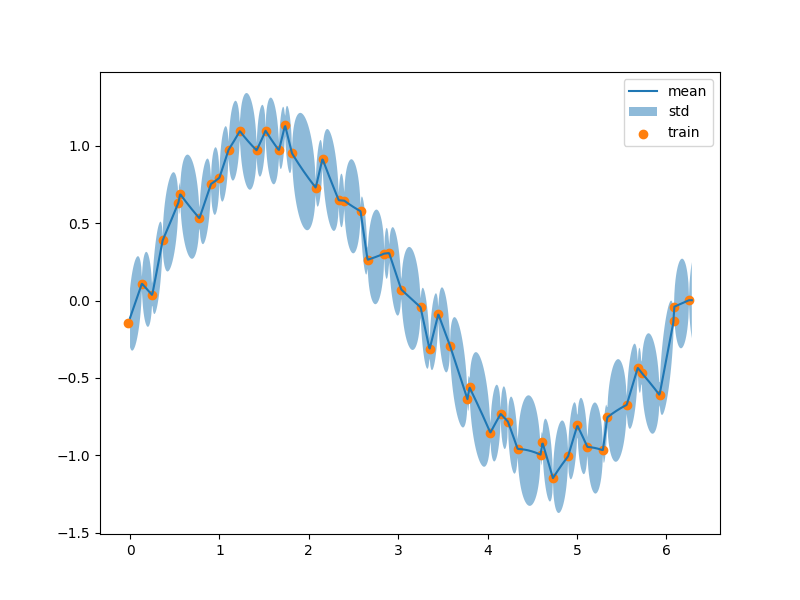

The Python source for this figure:
"""ガウス過程回帰の実装
"""
import numpy as np
import matplotlib.pyplot as plt


def rbf(theta_1: float, theta_2: float):
    """動径基底関数カーネルを作成する

    $
    f(x, y) = θ1 * exp(- |x - y| / θ2)
    $

    Args:
        theta_1 (float): θ1
        theta_2 (float): θ2

    Returns:
        callable[(float, float), float]: 動径基底関数
    """
    return lambda x, y: theta_1 * np.exp(- np.abs(x - y) / theta_2)


class GaussianProcessRegression:
    """ガウス過程回帰を行う
    """

    def __init__(self, kernel: callable):
        # カーネル関数
        self.kernel = kernel
        # 共分散行列
        self.K = None
        # 共分散行列の逆行列
        self.Kinv = None
        # trainデータ
        self.x_train = None
        self.y_train = None
        self.N = None

    def fit(self, x_train, y_train):
        # trainデータの保存
        self.x_train = x_train
        self.y_train = y_train
        self.N = len(x_train)

        K = np.zeros((self.N, self.N))

        # グリッドを生成
        row, col = np.meshgrid(x_train, x_train)

        # 共分散行列を計算
        K = self.kernel(row, col)

        # 逆行列を計算
        Kinv = np.linalg.inv(K)

        self.K = K
        self.Kinv = Kinv

    def predict(self, x):
        row, col = np.meshgrid(x, self.x_train)

        kx = self.kernel(row, col)

        # 予測値の平均
        mu = kx.T @ self.Kinv @ self.y_train

        # 予測値の分散
        var = self.kernel(x.T, x) - (kx.T @ self.Kinv @ kx)

        return mu, var


if __name__ == "__main__":
    import matplotlib.pyplot as plt

    # RBFカーネル
    kernel = rbf(1, 1)

    # GPR
    gpr = GaussianProcessRegression(kernel)

    # テストデータ
    x = np.linspace(0, 2 * np.pi, 50) + np.random.normal(0, 0.05, 50)
    y = np.sin(x) + np.random.normal(0, 0.1, 50)

    gpr.fit(x, y)

    # 予測
    x_test = np.linspace(0, 2 * np.pi, 1000)
    mu, var = gpr.predict(x_test)

    sigma = np.sqrt(var.diagonal())

    fig, ax = plt.subplots(figsize=(8, 6), dpi=100)

    ax.plot(x_test, mu, label="mean")
    ax.fill_between(x_test, mu - sigma, mu + sigma, alpha=0.5, label="std")
    ax.scatter(x, y, label="train")
    ax.legend()

    fig.savefig("gpr.png")
